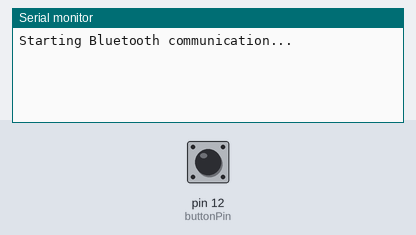
A sketch run on a simulated Arduino Uno, built with avr-gcc and run on an emulated ATmega328P. On the bench: the last lines printed to the serial monitor. The inputs (shaded band) are chosen by the test bench; at power-on: pin 12 (buttonPin) LOW.

Above: at 1.2 s.
1.3 s: pin 12 (buttonPin) pulled HIGH for 0.15 s
At 1.9 s:
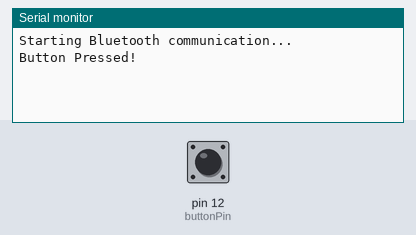
At 4.1 s:
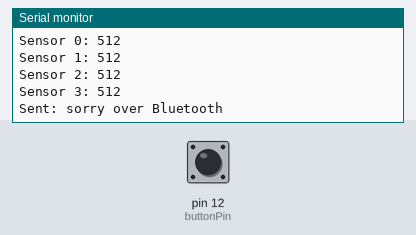
Timing chart, 0 to 5.6 s (numbered marks = the images above; inputs shaded):
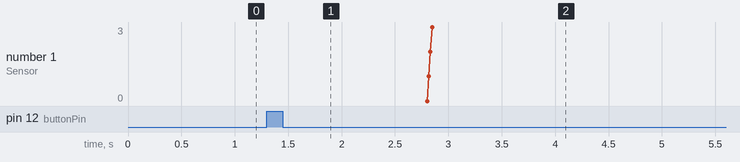

The sketch:

final_glove_bluetooth_send.ino
```cpp
#include <SoftwareSerial.h>

// Declare variables
int sensorPins[] = {A3, A2, A1, A0}; // Sensor pins (Thumb, Index, Middle, Pinkie)
const int THRESHOLD = 415;
int sensorValues[4];                 // Array to store sensor readings
int buttonPin = 12;                  // Button pin
int buttonStatus = 0;                // Button status (pressed or not)
bool buttonPressed = false;          // Flag for button press
unsigned long pressTime = 0;         // Time when button was pressed

// Create a SoftwareSerial connection for HC-05
SoftwareSerial BTSerial(2, 3); // RX | TX

void setup() {
  // Initialize serial communication
  Serial.begin(9600);
  BTSerial.begin(9600); // Bluetooth module baud rate

  // Configure the button pin as input
  pinMode(buttonPin, INPUT);

  Serial.println("Starting Bluetooth communication...");
}

void loop() {
  // Read button status
  buttonStatus = digitalRead(buttonPin);

  // Check if the button is pressed
  if (buttonStatus == HIGH && !buttonPressed) {
    buttonPressed = true;             // Set flag
    pressTime = millis();             // Record the time
    Serial.println("Button Pressed!");
  }

  // Check if 1.5 seconds have passed since the button was pressed
  if (buttonPressed && (millis() - pressTime >= 1500)) {
    bool sensorStates[4] = {false, false, false, false}; // Store if sensors are bent

    // Read all sensor values
    for (int i = 0; i < 4; i++) {
      sensorValues[i] = analogRead(sensorPins[i]); // Read sensor value
      Serial.print("Sensor ");
      Serial.print(i);
      Serial.print(": ");
      Serial.println(sensorValues[i]);

      // Update sensor state
      sensorStates[i] = (sensorValues[i] <= THRESHOLD);
    }

    // Assign sensor states to meaningful names
    bool thumbBent = sensorStates[0];   // Thumb = A3
    bool indexBent = sensorStates[1];   // Index Finger = A2
    bool middleBent = sensorStates[2];  // Middle Finger = A1
    bool pinkieBent = sensorStates[3];  // Pinkie = A0

    // Evaluate combinations
    if (thumbBent && indexBent && middleBent && pinkieBent) {
      BTSerial.println("S");
      Serial.println("Sent: stop over Bluetooth");
    } else if (!thumbBent && !indexBent && middleBent && pinkieBent) {
      BTSerial.println("R");
      Serial.println("Sent: right over Bluetooth");
    } else if (!thumbBent && !indexBent && !middleBent && pinkieBent) {
      BTSerial.println("L");
      Serial.println("Sent: left over Bluetooth");
    } else if (!thumbBent && indexBent && middleBent && pinkieBent) {
      BTSerial.println("t");
      Serial.println("Sent: thanks over Bluetooth");
    } else if (!thumbBent && !indexBent && middleBent && !pinkieBent) {
      BTSerial.println("l");
      Serial.println("Sent: love over Bluetooth");
    } else if (!thumbBent && !indexBent && !middleBent && !pinkieBent) {
      BTSerial.println('s');
      Serial.println("Sent: sorry over Bluetooth");
    } else if (thumbBent && !indexBent && !middleBent && pinkieBent) {
      BTSerial.println("d");
      Serial.println("Sent: danger over Bluetooth");
    } else {
      BTSerial.println("s");
      Serial.println("Sent: NO MATCH over Bluetooth");
    }

    buttonPressed = false; // Reset flag to wait for the next button press
  }
}
```

Measured:
- after the input at 1.3 s, the serial monitor: prints a new line at once (image 1)
